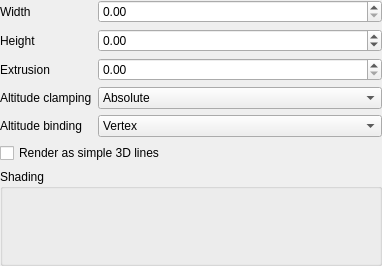
<?xml version="1.0" encoding="UTF-8"?>
<ui version="4.0">
 <class>Line3DSymbolWidget</class>
 <widget class="QWidget" name="Line3DSymbolWidget">
  <property name="geometry">
   <rect>
    <x>0</x>
    <y>0</y>
    <width>382</width>
    <height>266</height>
   </rect>
  </property>
  <property name="windowTitle">
   <string notr="true">Form</string>
  </property>
  <layout class="QVBoxLayout" name="verticalLayout">
   <property name="leftMargin">
    <number>0</number>
   </property>
   <property name="topMargin">
    <number>0</number>
   </property>
   <property name="rightMargin">
    <number>0</number>
   </property>
   <property name="bottomMargin">
    <number>0</number>
   </property>
   <item>
    <layout class="QFormLayout" name="formLayout">
     <item row="1" column="0">
      <widget class="QLabel" name="labelHeight">
       <property name="text">
        <string>Height</string>
       </property>
      </widget>
     </item>
     <item row="1" column="1">
      <widget class="QgsDoubleSpinBox" name="spinHeight">
       <property name="minimum">
        <double>-99999.000000000000000</double>
       </property>
       <property name="maximum">
        <double>99999.000000000000000</double>
       </property>
      </widget>
     </item>
     <item row="2" column="0">
      <widget class="QLabel" name="labelExtrusion">
       <property name="text">
        <string>Extrusion</string>
       </property>
      </widget>
     </item>
     <item row="2" column="1">
      <widget class="QgsDoubleSpinBox" name="spinExtrusion">
       <property name="maximum">
        <double>99999.000000000000000</double>
       </property>
      </widget>
     </item>
     <item row="3" column="0">
      <widget class="QLabel" name="labelClamping">
       <property name="text">
        <string>Altitude clamping</string>
       </property>
      </widget>
     </item>
     <item row="3" column="1">
      <widget class="QComboBox" name="cboAltClamping">
       <item>
        <property name="text">
         <string>Absolute</string>
        </property>
       </item>
       <item>
        <property name="text">
         <string>Relative</string>
        </property>
       </item>
       <item>
        <property name="text">
         <string>Terrain</string>
        </property>
       </item>
      </widget>
     </item>
     <item row="4" column="0">
      <widget class="QLabel" name="labelBinding">
       <property name="text">
        <string>Altitude binding</string>
       </property>
      </widget>
     </item>
     <item row="4" column="1">
      <widget class="QComboBox" name="cboAltBinding">
       <item>
        <property name="text">
         <string>Vertex</string>
        </property>
       </item>
       <item>
        <property name="text">
         <string>Centroid</string>
        </property>
       </item>
      </widget>
     </item>
     <item row="0" column="0">
      <widget class="QLabel" name="labelWidth">
       <property name="text">
        <string>Width</string>
       </property>
      </widget>
     </item>
     <item row="0" column="1">
      <widget class="QgsDoubleSpinBox" name="spinWidth">
       <property name="maximum">
        <double>99999.000000000000000</double>
       </property>
      </widget>
     </item>
    </layout>
   </item>
   <item>
    <widget class="QCheckBox" name="chkSimpleLines">
     <property name="text">
      <string>Render as simple 3D lines</string>
     </property>
    </widget>
   </item>
   <item>
    <widget class="QgsCollapsibleGroupBox" name="groupShading">
     <property name="title">
      <string>Shading</string>
     </property>
     <layout class="QGridLayout" name="gridLayout">
      <property name="leftMargin">
       <number>0</number>
      </property>
      <property name="topMargin">
       <number>0</number>
      </property>
      <property name="rightMargin">
       <number>0</number>
      </property>
      <property name="bottomMargin">
       <number>0</number>
      </property>
      <item row="3" column="0" colspan="2">
       <widget class="QgsMaterialWidget" name="widgetMaterial" native="true">
        <property name="minimumSize">
         <size>
          <width>10</width>
          <height>10</height>
         </size>
        </property>
       </widget>
      </item>
     </layout>
    </widget>
   </item>
  </layout>
 </widget>
 <customwidgets>
  <customwidget>
   <class>QgsMaterialWidget</class>
   <extends>QWidget</extends>
   <header>qgsmaterialwidget.h</header>
   <container>1</container>
  </customwidget>
  <customwidget>
   <class>QgsDoubleSpinBox</class>
   <extends>QDoubleSpinBox</extends>
   <header>qgsdoublespinbox.h</header>
  </customwidget>
  <customwidget>
   <class>QgsCollapsibleGroupBox</class>
   <extends>QGroupBox</extends>
   <header>qgscollapsiblegroupbox.h</header>
   <container>1</container>
  </customwidget>
 </customwidgets>
 <tabstops>
  <tabstop>spinWidth</tabstop>
  <tabstop>spinHeight</tabstop>
  <tabstop>spinExtrusion</tabstop>
  <tabstop>cboAltClamping</tabstop>
  <tabstop>cboAltBinding</tabstop>
 </tabstops>
 <resources/>
 <connections/>
</ui>
